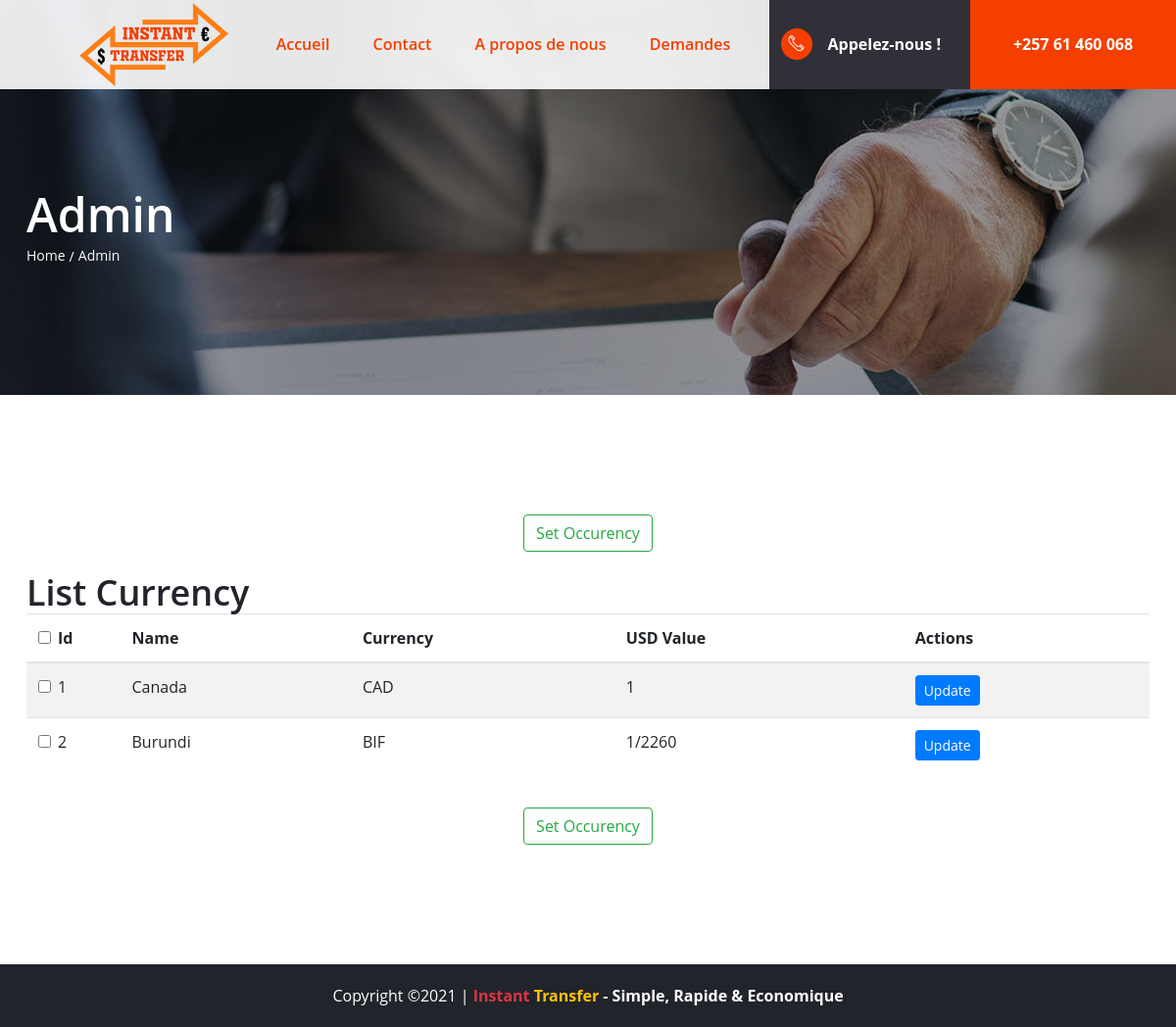
The app's page /converter/cv-admin/ (signed in) with its own data.
### currencyConverter/models.py (models this page shows, shortened)
class Country(models.Model):
	name = models.CharField(max_length=20)
	currency = models.CharField(max_length=20)
	usd_value = models.CharField(max_length=20)

### currencyConverter/views.py (the view)
# urls.py: path('cv-admin/', views.AdminView, name='admin'),
@login_required(login_url=('login'))
def AdminView(request):
	adm = True
	template = 'admin.html'
	countries = Country.objects.all()
	if 'addCurrency' in request.POST:
		return redirect('addCurrency')
	return render(request, template, locals())

### currencyConverter/templates/admin.html (shortened to what this page needs)
{% extends 'index.html' %}
{% load static %}
{% block banner %}
    <section class="page-top-section set-bg" data-setbg="{% static 'img/page-top-bg/4.jpg' %} ">
        <div class="container">
            <h2>Admin</h2>
            <nav class="site-breadcrumb">
                <a class="sb-item" href="#">Home</a>
                <span class="sb-item active">Admin</span>
            </nav>
        </div>
    </section>
{% endblock banner %}
{% block content %}
<section class="admin-section spad">
    {% if adm %}
	    <div class="container">
	      <div class="row justify-content-center">
	        <div class="col-md-7 heading-section ftco-animate text-center">
	          <div class="card-body m-auto">
	              <form method="post" action=".">
	              	<button type="submit" name="addCurrency" class="btn btn-outline-success">
                            Set Occurency
                    </button>
	              </form>
	          </div>
	        </div>
	      </div>
	    </div>
        <div class="container">
                <div class="table-responsive">
                  <h2 class="sub-header ">List Currency</h2>
                    <table class="table table-striped table-hover">
                      <thead>
                      	<tr>
                            <th >
                                <div class="form-check">
                                    <input type="checkbox" class="form-check-input checkAll">
                                    <label class="form-check-label">Id</label>
                                </div>
                            </th>
                            <th>Name</th>
                            <th>Currency</th>
                            <th>USD Value</th>
                            <th>Actions</th>
                        </tr>
                      </thead>
                      <tbody>
                        {% for country in countries %}
        	                <tr>
        	                    <td class="col-md-1">
        	                        <div class="form-check">
        	                            <input type="checkbox" class="form-check-input">
        	                            <label class="form-check-label">{{ country.id }}</label>
        	                        </div>
        	                    </td>
        	                    <td >{{ country.name }}</td>
        	                    <td >{{ country.currency }}</td>
        	                    <td >{{ country.usd_value }}</td>
        	                    <td >
        	                        <a type="button" href="{% url 'update' country.id %}" class="btn btn-primary btn-sm">Update</a>
        	                    </td>
        	                </tr>
        	               {% endfor %}
                      </tbody>
                    </table>
                </div>
        </div>
    	<div class="section " >
    	    <div class="container">
    	      <div class="row justify-content-center">
    	        <div class="col-md-7 heading-section ftco-animate text-center">
    	          <div class="card-body m-auto">
    	              <form method="post" action=".">
                            <button type="submit" name="addCurrency" class="btn btn-outline-success">
                                Set Occurency
                            </button>
    	              </form>
    	          </div>
    	        </div>
    	      </div>
    	    </div>
        </div>
    {% endif %}
</section>
{% endblock content %}

### currencyConverter/static/css/style.css (style rules this page uses)
html, body { height: 100%; font-family: "Open Sans", sans-serif; -webkit-font-smoothing: antialiased; font-smoothing: antialiased; }
h1, h2, h3, h4, h5, h6 { margin: 0; color: #22242b; font-weight: 600; }
h2 { font-size: 36px; }
.set-bg { background-repeat: no-repeat; background-size: cover; background-position: top center; }
.spad { padding-top: 102px; padding-bottom: 102px; }
.page-top-section { height: 403px; padding-top: 190px; }
.page-top-section h2 { font-size: 48px; color: #fff; }
.site-breadcrumb .sb-item { font-size: 14px; color: #fff; position: relative; padding-right: 9px; }
.site-breadcrumb .sb-item:after { position: absolute; content: "/"; font-size: 14px; color: #fff; right: 0; top: 0; }
.site-breadcrumb .sb-item:last-child:after { display: none; }
@media (min-width: 1200px) { .container { max-width: 1176px; } }

### records on screen
Country: id "1", name "Canada", currency "CAD", usd_value "1"
Country: id "2", name "Burundi", currency "BIF", usd_value "1/2260"
